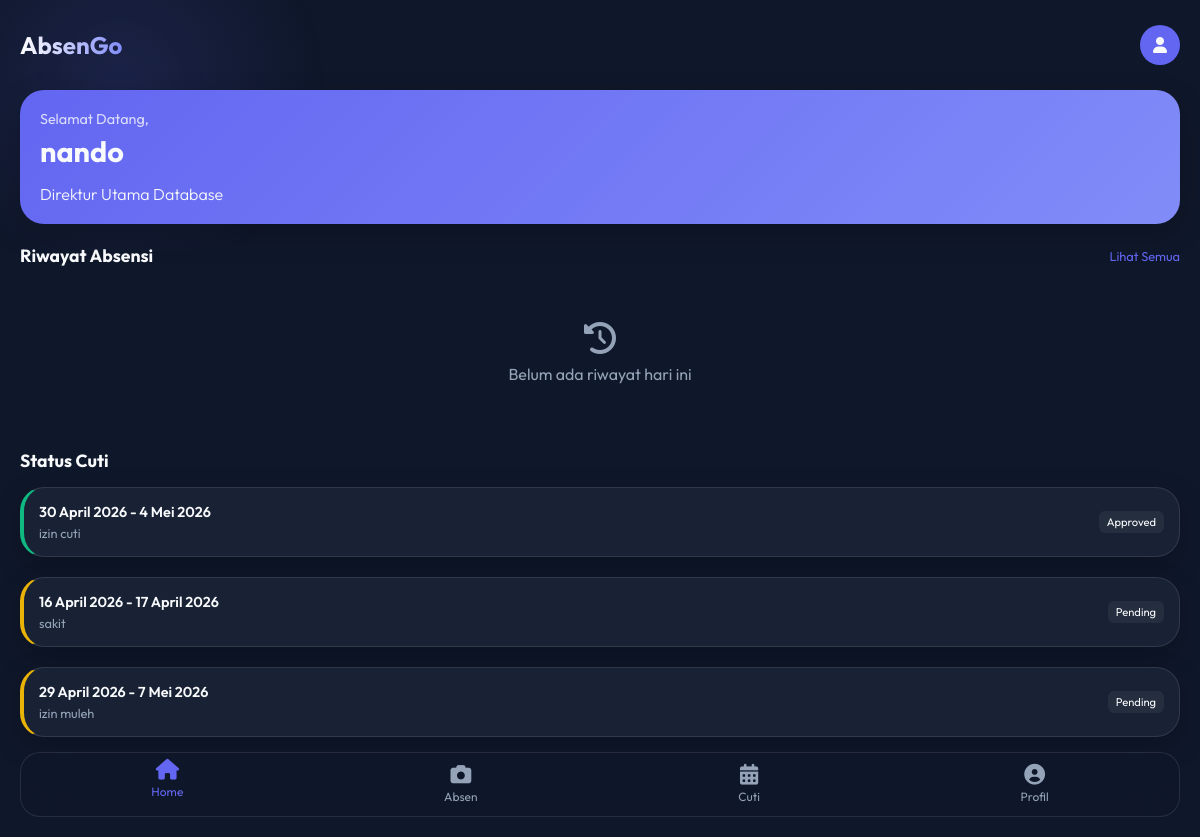
The app's page / (signed in) with its own data.
### absensi/models.py (models this page shows, shortened)
class UserProfile(models.Model):
    user = models.OneToOneField(User, on_delete=models.CASCADE)
    jabatan = models.CharField(max_length=100, blank=True)
    foto_profil = models.ImageField(upload_to='profiles/', blank=True, null=True)

class LeaveRequest(models.Model):
    STATUS_CHOICES = [
        ('Pending', 'Pending'),
        ('Approved', 'Approved'),
        ('Rejected', 'Rejected'),
    ]
    user = models.ForeignKey(User, on_delete=models.CASCADE)
    tanggal_mulai = models.DateField()
    tanggal_selesai = models.DateField()
    alasan = models.TextField()
    status = models.CharField(max_length=10, choices=STATUS_CHOICES, default='Pending')
    created_at = models.DateTimeField(auto_now_add=True)

### absensi/views.py (the view)
# urls.py: path('', views.dashboard, name='dashboard'),
@login_required
def dashboard(request):
    attendances = Attendance.objects.filter(user=request.user).order_by('-timestamp')[:5]
    leaves = LeaveRequest.objects.filter(user=request.user).order_by('-created_at')[:3]
    return render(request, 'absensi/dashboard.html', {
        'attendances': attendances,
        'leaves': leaves
    })

### absensi/templates/absensi/dashboard.html
{% extends 'base.html' %}
{% block content %}
<div class="card" style="background: linear-gradient(135deg, var(--primary), var(--primary-light)); border: none;">
    <p style="opacity: 0.8; font-size: 0.9rem;">Selamat Datang,</p>
    <h2 style="font-size: 1.8rem; margin-top: 5px;">{{ user.username }}</h2>
    <p style="margin-top: 15px; font-weight: 300;">{{ user.userprofile.jabatan|default:"Karyawan" }}</p>
</div>
<div style="display: flex; justify-content: space-between; align-items: center; margin-bottom: 15px;">
    <h3 style="font-size: 1.1rem;">Riwayat Absensi</h3>
    <a href="{% url 'history' %}" style="color: var(--primary); font-size: 0.8rem; text-decoration: none;">Lihat Semua</a>
</div>
{% for attendance in attendances %}
<div class="card" style="padding: 15px; display: flex; align-items: center; gap: 15px;">
    <div style="width: 50px; height: 50px; border-radius: 12px; overflow: hidden; background: #334155;">
        <img src="{{ attendance.foto.url }}" style="width: 100%; height: 100%; object-fit: cover;">
    </div>
    <div style="flex: 1;">
        <p style="font-weight: 600; font-size: 0.9rem;">{{ attendance.status }}</p>
        <p style="color: var(--text-dim); font-size: 0.8rem;">{{ attendance.timestamp|date:"d M Y, H:i" }}</p>
    </div>
    <div style="text-align: right;">
        <i class="fas fa-map-marker-alt" style="color: var(--accent); font-size: 0.8rem;"></i>
        <span style="font-size: 0.7rem; color: var(--text-dim);">Verified</span>
    </div>
</div>
{% empty %}
<div style="text-align: center; padding: 40px 0; color: var(--text-dim);">
    <i class="fas fa-history" style="font-size: 2rem; margin-bottom: 10px;"></i>
    <p>Belum ada riwayat hari ini</p>
</div>
{% endfor %}
<h3 style="font-size: 1.1rem; margin: 25px 0 15px;">Status Cuti</h3>
{% for leave in leaves %}
<div class="card" style="padding: 15px; border-left: 4px solid {% if leave.status == 'Approved' %}var(--accent){% elif leave.status == 'Rejected' %}var(--danger){% else %}#eab308{% endif %};">
    <div style="display: flex; justify-content: space-between; align-items: center;">
        <div>
            <p style="font-weight: 600; font-size: 0.9rem;">{{ leave.tanggal_mulai }} - {{ leave.tanggal_selesai }}</p>
            <p style="color: var(--text-dim); font-size: 0.8rem; margin-top: 4px;">{{ leave.alasan|truncatechars:30 }}</p>
        </div>
        <span style="font-size: 0.7rem; padding: 4px 8px; border-radius: 6px; background: rgba(255,255,255,0.05);">{{ leave.status }}</span>
    </div>
</div>
{% endfor %}
{% endblock %}

### absensi/templates/base.html (shortened to what this page needs)
<!DOCTYPE html>
<html lang="id">
<head>
    <link rel="stylesheet" href="https://cdnjs.cloudflare.com/ajax/libs/font-awesome/6.0.0/css/all.min.css">
</head>
<body>
    {% if user.is_authenticated %}
    <div class="header">
        <h1>AbsenGo</h1>
        <div class="user-avatar" style="width: 40px; height: 40px; border-radius: 50%; background: var(--primary); display: flex; align-items: center; justify-content: center;">
            <i class="fas fa-user"></i>
        </div>
    </div>
    <div class="container">
        {% block content %}{% endblock %}
    </div>
    <nav class="bottom-nav">
        <a href="{% url 'dashboard' %}" class="nav-item {% if request.resolver_match.url_name == 'dashboard' %}active{% endif %}">
            <i class="fas fa-home"></i>
            <span>Home</span>
        </a>
        <a href="{% url 'attendance' %}" class="nav-item {% if request.resolver_match.url_name == 'attendance' %}active{% endif %}">
            <i class="fas fa-camera"></i>
            <span>Absen</span>
        </a>
        <a href="{% url 'leave_request' %}" class="nav-item {% if request.resolver_match.url_name == 'leave_request' %}active{% endif %}">
            <i class="fas fa-calendar-alt"></i>
            <span>Cuti</span>
        </a>
        <a href="{% url 'profile' %}" class="nav-item {% if request.resolver_match.url_name == 'profile' %}active{% endif %}">
            <i class="fas fa-user-circle"></i>
            <span>Profil</span>
        </a>
    </nav>
    {% else %}
        {% block login_content %}{% endblock %}
    {% endif %}
</body>
</html>

### absensi/templates/base.html (style rules this page uses)
:root { --primary: #6366f1; --primary-light: #818cf8; --bg: #0f172a; --card-bg: rgba(30, 41, 59, 0.7); --text: #f8fafc; --text-dim: #94a3b8; --accent: #10b981; --danger: #ef4444; }
* { box-sizing: border-box; margin: 0; padding: 0; font-family: 'Outfit', sans-serif; }
body { background: var(--bg); color: var(--text); min-height: 100vh; padding-bottom: 80px; overflow-x: hidden; }
body::before { content: ''; position: fixed; top: -10%; left: -10%; width: 40%; height: 40%; background: radial-gradient(circle, rgba(99, 102, 241, 0.15) 0%, transparent 70%); z-index: -1; }
.header { padding: 25px 20px; display: flex; justify-content: space-between; align-items: center; }
.header h1 { font-size: 1.5rem; font-weight: 700; background: linear-gradient(to right, #fff, var(--primary-light)); -webkit-background-clip: text; -webkit-text-fill-color: transparent; }
.container { padding: 0 20px; }
.card { background: var(--card-bg); backdrop-filter: blur(12px); border: 1px solid rgba(255, 255, 255, 0.1); border-radius: 24px; padding: 20px; margin-bottom: 20px; box-shadow: 0 10px 30px rgba(0, 0, 0, 0.2); }
.bottom-nav { position: fixed; bottom: 20px; left: 20px; right: 20px; background: rgba(15, 23, 42, 0.8); backdrop-filter: blur(20px); border: 1px solid rgba(255, 255, 255, 0.1); height: 65px; border-radius: 20px; display: flex; justify-content: space-around; align-items: center; z-index: 1000; }
.nav-item { color: var(--text-dim); text-decoration: none; display: flex; flex-direction: column; align-items: center; font-size: 0.75rem; transition: all 0.3s ease; }
.nav-item i { font-size: 1.3rem; margin-bottom: 4px; }
.nav-item.active { color: var(--primary); transform: translateY(-5px); }
.nav-item.active i { color: var(--primary); }

### records on screen
LeaveRequest: tanggal_mulai "30 April 2026", tanggal_selesai "4 Mei 2026", alasan "izin cuti", status "Approved"
LeaveRequest: tanggal_mulai "16 April 2026", tanggal_selesai "17 April 2026", alasan "sakit", status "Pending"
LeaveRequest: tanggal_mulai "29 April 2026", tanggal_selesai "7 Mei 2026", alasan "izin muleh", status "Pending"

### other values on screen
{{ user.username }} "nando"
{{ user.userprofile.jabatan|default:"Karyawan" }} "Direktur Utama Database"
